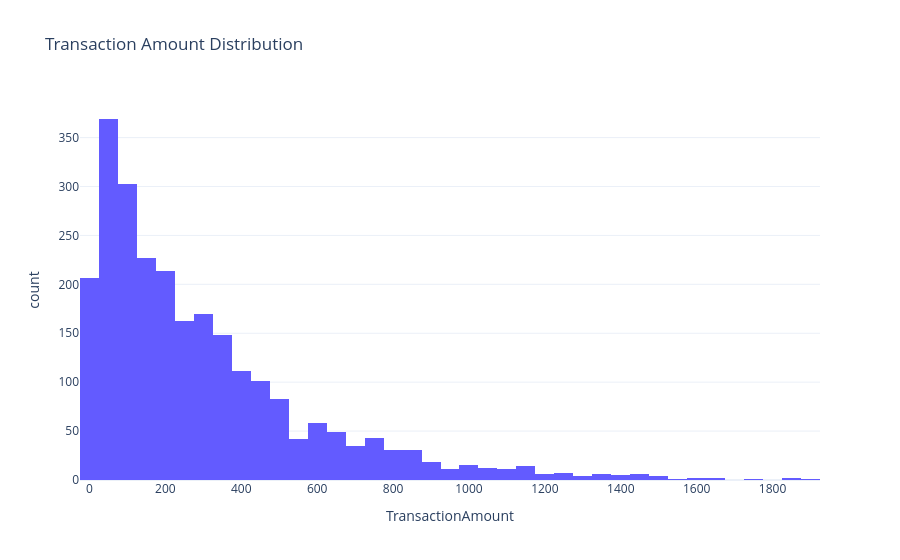
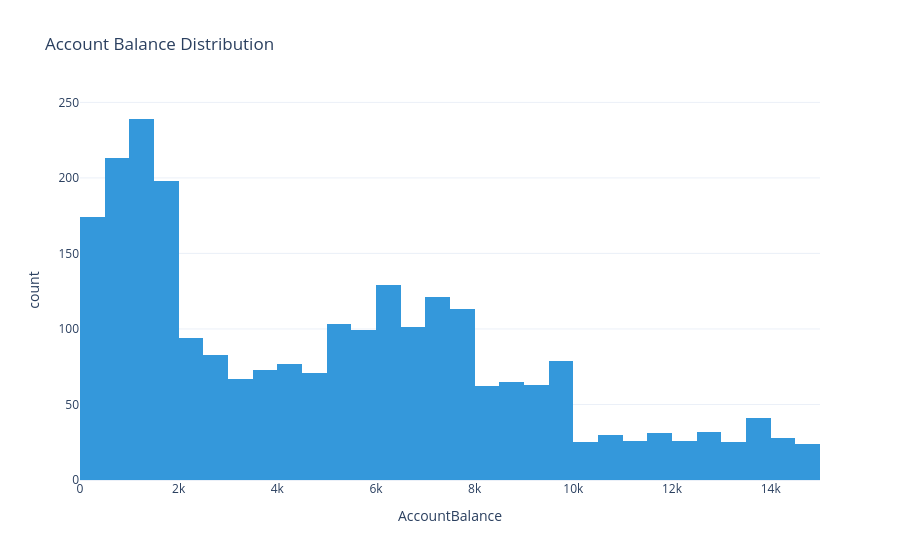

Notebook code for these charts, in order:
### Code cell
fig = px.histogram(btx, x='TransactionAmount', nbins=40, color_discrete_sequence=[PRIMARY],
                   template=TEMPLATE, title='Transaction Amount Distribution')
fig.show()
fig = px.histogram(btx, x='AccountBalance', nbins=40, color_discrete_sequence=[NEUTRAL],
                   template=TEMPLATE, title='Account Balance Distribution')
fig.show()

### Figure 1 — Plotly figure (JSON) as saved in the notebook; plotly's stock layout.template omitted (floating-point values rounded to 4 significant figures; data arrays with more than 128 entries replaced by an {"elided": "..."} marker saying what was removed)
{"data": [{"bingroup": "x", "hovertemplate": "TransactionAmount=%{x}<br>count=%{y}<extra></extra>", "legendgroup": "", "marker": {"color": "#635BFF", "pattern": {"shape": ""}}, "name": "", "nbinsx": 40, "orientation": "v", "showlegend": false, "type": "histogram", "x": {"elided": "2512 float values"}, "xaxis": "x", "yaxis": "y"}], "layout": {"barmode": "relative", "legend": {"tracegroupgap": 0}, "title": {"text": "Transaction Amount Distribution"}, "xaxis": {"anchor": "y", "domain": [0.0, 1.0], "title": {"text": "TransactionAmount"}}, "yaxis": {"anchor": "x", "domain": [0.0, 1.0], "title": {"text": "count"}}}}

### Figure 2 — Plotly figure (JSON) as saved in the notebook; plotly's stock layout.template omitted (floating-point values rounded to 4 significant figures; data arrays with more than 128 entries replaced by an {"elided": "..."} marker saying what was removed)
{"data": [{"bingroup": "x", "hovertemplate": "AccountBalance=%{x}<br>count=%{y}<extra></extra>", "legendgroup": "", "marker": {"color": "#3498DB", "pattern": {"shape": ""}}, "name": "", "nbinsx": 40, "orientation": "v", "showlegend": false, "type": "histogram", "x": {"elided": "2512 float values"}, "xaxis": "x", "yaxis": "y"}], "layout": {"barmode": "relative", "legend": {"tracegroupgap": 0}, "title": {"text": "Account Balance Distribution"}, "xaxis": {"anchor": "y", "domain": [0.0, 1.0], "title": {"text": "AccountBalance"}}, "yaxis": {"anchor": "x", "domain": [0.0, 1.0], "title": {"text": "count"}}}}
